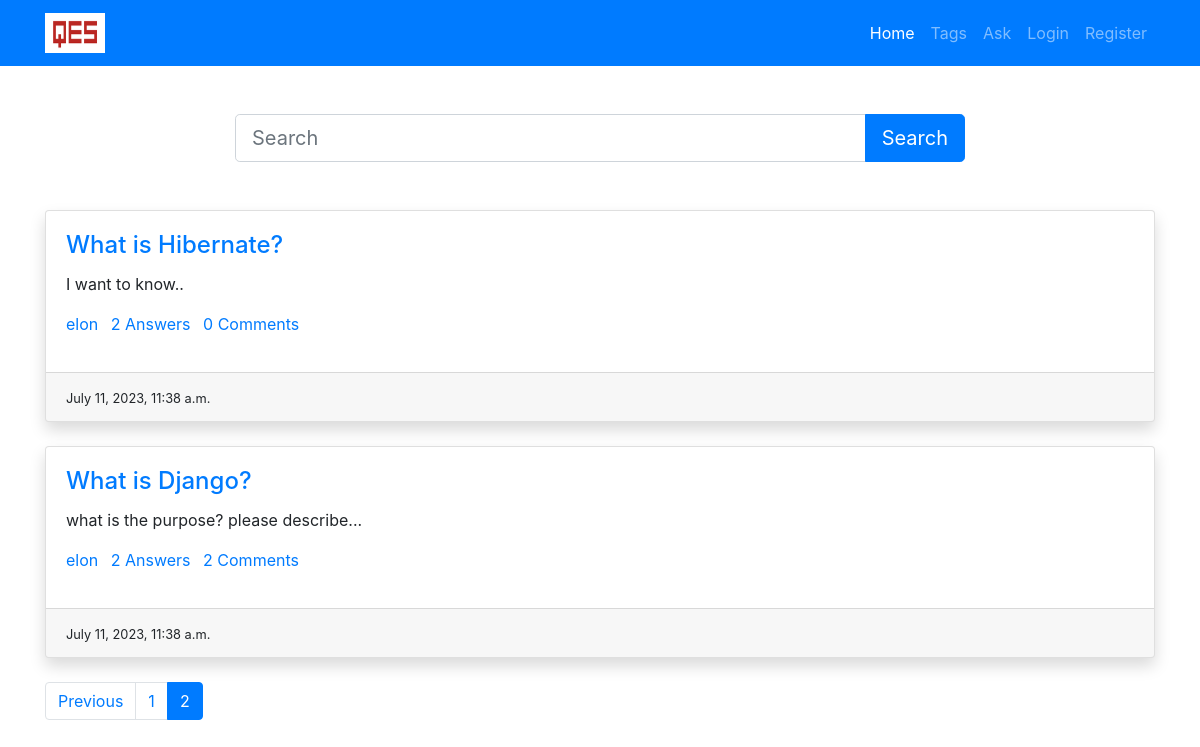
Screenshot of /?page=2 with the database file from the repository.
### main/models.py (models this page shows, shortened)
class Question(models.Model):
    user=models.ForeignKey(User,on_delete=models.CASCADE)
    title=models.CharField(max_length=300)
    detail=models.TextField()
    tags=models.TextField(default='')
    add_time=models.DateTimeField(auto_now_add=True)

### main/views.py (the view)
# urls.py: path('',views.home,name='home'),
def home(request):
    if 'q' in request.GET:
        q=request.GET['q']
        quests=Question.objects.annotate(total_comments=Count('answer__comment')).filter(title__icontains=q).order_by('-id')
    else:
        quests=Question.objects.annotate(total_comments=Count('answer__comment')).all().order_by('-id')
    paginator=Paginator(quests,3)
    page_num=request.GET.get('page',1)
    quests=paginator.page(page_num)
    return render(request,'home.html',{'quests':quests})

### main/templates/home.html (shortened to what this page needs)
{% load static %}
<!DOCTYPE html>
<html lang="en">
<head>
    <link rel="stylesheet" href="{% static 'bootstrap.min.css' %}" />
</head>
<body>
    <nav class="navbar navbar-expand-lg navbar-dark bg-primary">
        <div class="container">
            <a class="navbar-brand" href="/">
                <img src="{% static './img/qes.png' %}" alt="QES" width="60" height="40">
            </a>
            <div class="collapse navbar-collapse" id="navbarNav">
                <ul class="navbar-nav ml-auto">
                    <li class="nav-item active">
                        <a class="nav-link" href="/">Home</a>
                    </li>
                    <li class="nav-item">
                        <a class="nav-link" href="/tags">Tags</a>
                    </li>
                    <li class="nav-item">
                        <a class="nav-link" href="{% url 'ask-question' %}">Ask</a>
                    </li>
                    {% if user.is_authenticated %}
                    <li class="nav-item">
                        <a class="nav-link" href="/accounts/profile">Profile</a>
                    </li>
                    <li class="nav-item">
                        <a class="nav-link" href="{% url 'logout' %}">Logout</a>
                    </li>
                    {% else %}
                    <li class="nav-item">
                        <a class="nav-link" href="/accounts/login">Login</a>
                    </li>
                    <li class="nav-item">
                        <a class="nav-link" href="/accounts/register">Register</a>
                    </li>
                    {% endif %}
                </ul>
            </div>
        </div>
    </nav>
    <div class="container py-5">
        <div class="row">
            <div class="col-md-8 offset-2">
                <form>
                    <div class="input-group">
                        <input type="text" name="q" class="form-control form-control-lg" placeholder="Search" />
                        <div class="input-group-append">
                        <button class="btn btn-primary btn-lg" type="submit" id="button-addon2">Search</button>
                        </div>
                    </div>
                </form>
            </div>
        </div>
    </div>
    <div class="container">
        {% for quest in quests %}
        <div class="card mb-4 shadow">
            <div class="card-body">
                <h4 class="card-title"><a href="/detail/{{quest.id}}">{{quest.title}}</a></h4>
                <p class="card-text">{{quest.detail}}</p>
                <p>
                    <a href="#" class="mr-2">{{quest.user.username}}</a>
                    <a href="#" class="mr-2">{{quest.answer_set.count}} Answers</a>
                    <a href="#" class="mr-2">{{quest.total_comments}} Comments</a>
                </p>
            </div>
            <div class="card-footer">
                <small>{{quest.add_time}}</small>
            </div>
        </div>
        {% endfor %}
    </div>
    <nav aria-label="Page navigation example" class="my-3 container">
        <ul class="pagination">
            {% if quests.has_previous %}
          <li class="page-item"><a class="page-link" href="?page={{quests.previous_page_number}}">Previous</a></li>
            {% endif %}
            {% for i in quests.paginator.page_range %}
            {% if quests.number == i %}
          <li class="page-item active"><a class="page-link" href="#">{{i}}</a></li>
            {% else %}
          <li class="page-item"><a class="page-link" href="?page={{i}}">{{i}}</a></li>
            {% endif %}
            {% endfor %}
        </ul>
    </nav>
</body>
</html>

### rows the page displays
Question: title "What is Hibernate?", detail "I want to know..", user.username "elon", answer_set.count "2", total_comments "0", add_time "July 11, 2023, 11:38 a.m."
Question: title "What is Django?", detail "what is the purpose? please describe...", user.username "elon", answer_set.count "2", total_comments "2", add_time "July 11, 2023, 11:38 a.m."

### other values shown
{{ i }} "1"
{{ i }} "2"
